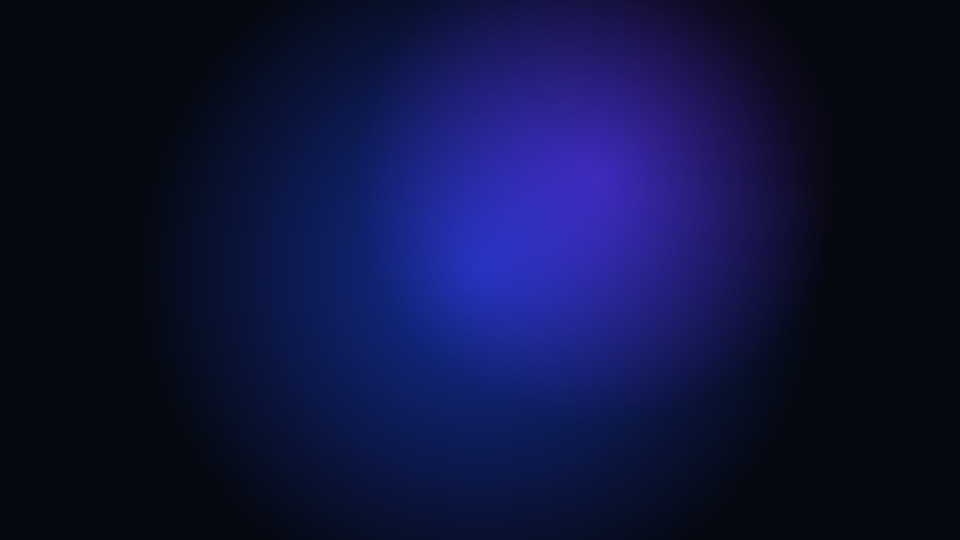
#> input picture design/asset-pack/NIYET_UI_Assets_Pack/backgrounds/bg-02-focus.jpg, 1920 x 1080 px (shown at 1/2 size)
$ python prepare_brand_assets.py
#> lines starting #> are read from the running program, lines starting #| are printed output that depends on the picture
"""Create bounded web derivatives of the supplied NIYET assets. Requires Pillow."""
from pathlib import Path
import shutil
import xml.etree.ElementTree as ET
from PIL import Image

ROOT = Path(__file__).resolve().parents[1]
SOURCE = ROOT / 'design/asset-pack/NIYET_UI_Assets_Pack'
OUT = ROOT / 'web/assets/niyet'
OUT.mkdir(parents=True, exist_ok=True)
for original, target, width in [
    ('backgrounds/bg-02-focus.jpg', 'focus.webp', 900),
    ('hero/hero-wave-01.png', 'wave.webp', 760),
    ('hero/hero-wave-01.png', 'wave-small.webp', 380),
    ('gradients/gradient-04.png', 'lab-glow.webp', 480),
    ('patterns/pattern-grid.png', 'grid.webp', 512),
    ('patterns/pattern-dots.png', 'dots.webp', 256),
]:
    image = Image.open(SOURCE / original)
#> image is the input picture: PIL image 1920x1080 RGB; mean R, G, B 14.5, 18.4, 59.6
    image.thumbnail((width, width))
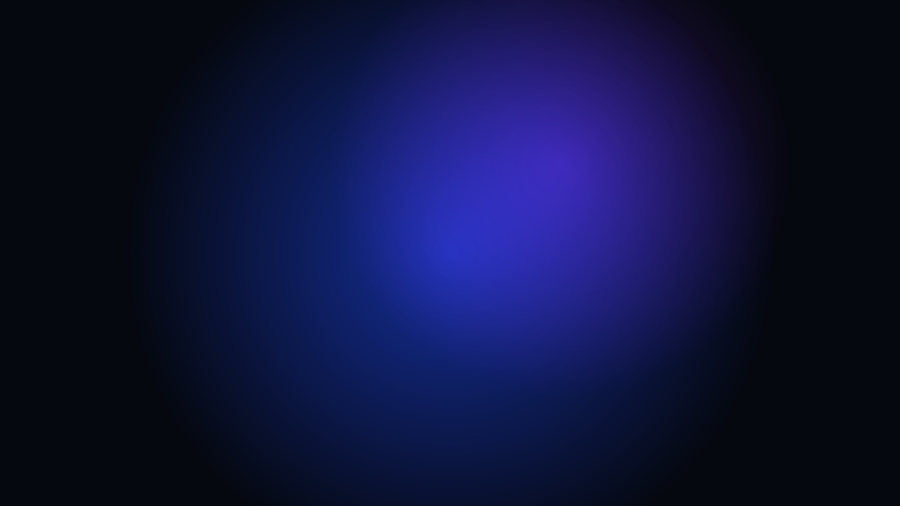
#> image: PIL image 900x506 RGB; mean R, G, B 14.5, 18.5, 59.6
    image.save(OUT / target, 'WEBP', quality=78, method=6)
    print(target, (OUT / target).stat().st_size)
#> pass 2 of the loop `for original, target, width in [`:
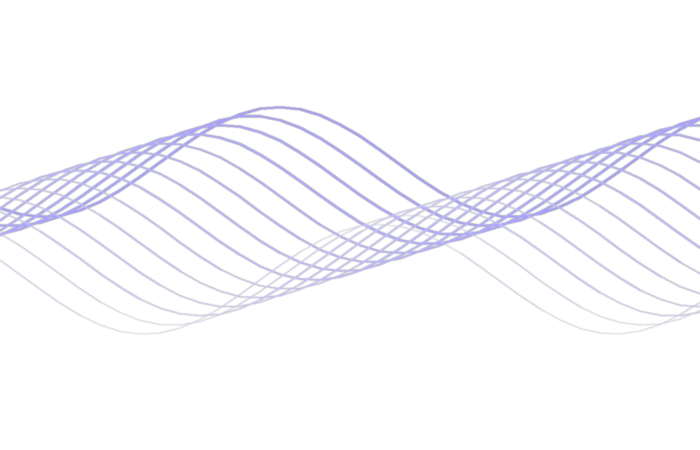
#> input picture design/asset-pack/NIYET_UI_Assets_Pack/hero/hero-wave-01.png, 1400 x 900 px (shown at 1/2 size)
#> image is the input picture: PIL image 1400x900 RGBA; mean R, G, B, A 6.6, 6.1, 14.1, 7.6
#> `image.thumbnail((width, width))`:
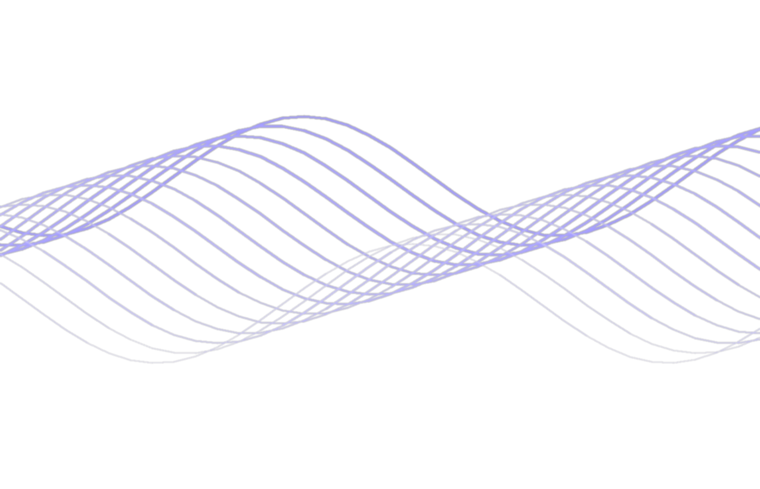
#> image: PIL image 760x489 RGBA; mean R, G, B, A 6.7, 6.1, 14.2, 7.6; transparent parts drawn white
#> (the run stopped early here; a loop or call above may not have finished)
